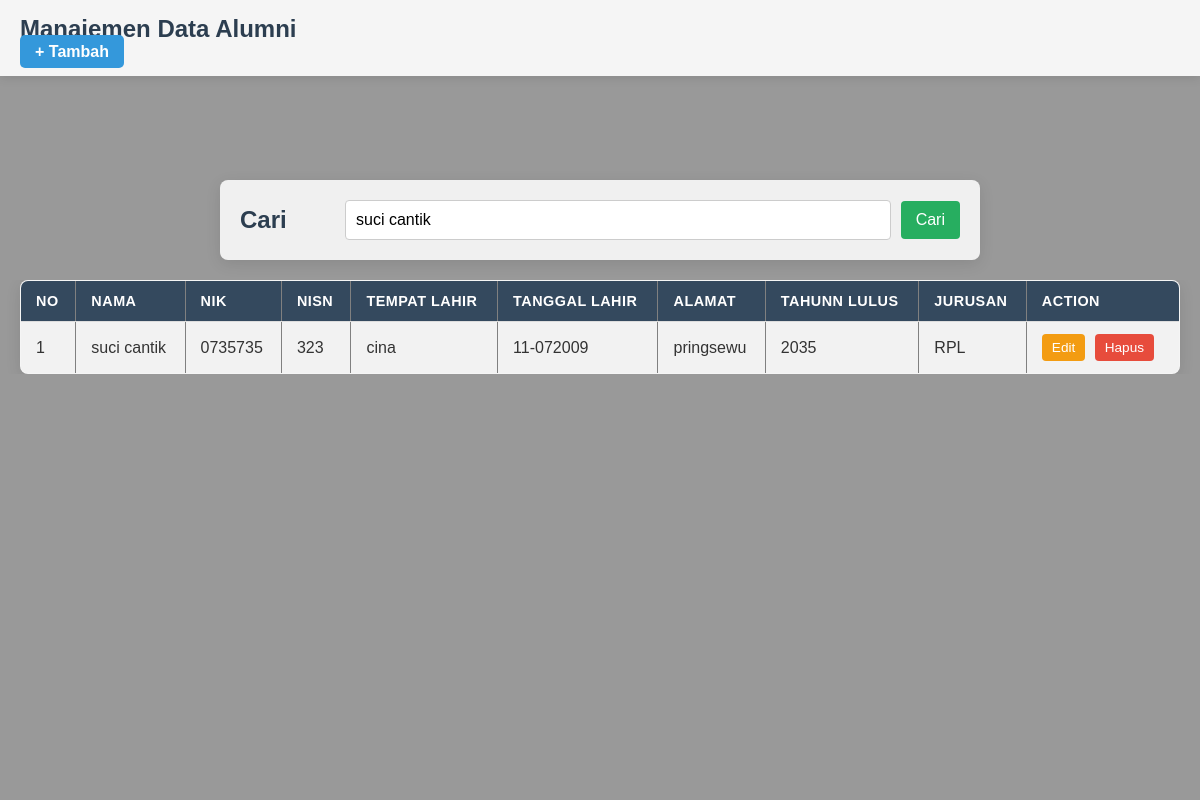
The app's page /index.php?cari=suci cantik with its own data.
### tables this page shows
CREATE TABLE `alumni` (
  `id_alumnii` int(11) NOT NULL,
  `nama_lengkap` varchar(100) NOT NULL,
  `nik` varchar(20) NOT NULL,
  `nisn` varchar(50) NOT NULL,
  `pekerjaan_saat_ini` varchar(50) NOT NULL,
  `nomor_telpon` varchar(15) NOT NULL,
  `alamat` text NOT NULL,
  `tahun_lulus` year(4) NOT NULL,
  `jurusan` varchar(50) NOT NULL
);

### index.php (the view, shortened to what this page needs)
<?php
include 'koneksi.php';
?>
<!DOCTYPE html>
<html lang="en">
<head>
    <link rel="stylesheet" href="syle.css">
</head>
<body>
    <video autoplay muted loop id="video-bg">
        <source src="bg1.mp4" type="video/mp4">
    </video>
    <div class="container-nav">
        <div class="nav">
            <h1>Manajemen Data Alumni</h1>
            <a href="tambah.php">+ Tambah</a>
        </div>
    </div>
      <div class="container-pencarian">
          <form method="GET" class="pencarian">
              <h2>Cari</h2>
              <input type="text" name="cari" placeholder="Cari nama / NIK / NISN / Jurusan..."
              value="<?= isset($_GET['cari']) ? $_GET['cari'] : '' ?>">
              <button type="submit" >Cari</button>
            </form>
        </div>
    <div class="container-tb">
    <table border="1">
        <tr>
            <th>No</th>
            <th>Nama</th>
            <th>Nik</th>
            <th>Nisn</th>
            <th>Tempat Lahir</th>
            <th>Tanggal Lahir</th>
            <th>Alamat</th>
            <th>Tahunn Lulus</th>
            <th>Jurusan</th>
            <th>Action</th>
        </tr>
         <?php
        if (isset($_GET['cari'])) {
            $cari = $_GET['cari'];
            $result = mysqli_query($koneksi, "SELECT * FROM alumni
                WHERE nama_lengkap LIKE '%$cari%'
                OR nik LIKE '%$cari%'
                OR nisn LIKE '%$cari%'
                OR jurusan LIKE '%$cari%'
                OR tahun_lulus LIKE '%$cari%' ");
        } else {
            $result = mysqli_query($koneksi, "SELECT * FROM alumni");
        }
        ?>
   <?php
while ($data = mysqli_fetch_assoc($result)) {
    echo "<tr>
    <td>{$data['id_alumnii']}</td>
    <td>{$data['nama_lengkap']}</td>
    <td>{$data['nik']}</td>
    <td>{$data['nisn']}</td>
    <td>{$data['pekerjaan_saat_ini']}</td>
    <td>{$data['nomor_telpon']}</td>
    <td>{$data['alamat']}</td>
    <td>{$data['tahun_lulus']}</td>
    <td>{$data['jurusan']}</td>
    <td>
    <a class='btn-edit' href='edit.php?id_alumnii={$data['id_alumnii']}'>Edit</a>
    <a class='btn-hapus' href='hapus.php?id_alumnii={$data['id_alumnii']}' onclick=\"return confirm('Yakin ingin hapus?')\">Hapus</a>
    </td>
    </tr>";
}
?>
    </table>
    </div>
</body>
</html>

### syle.css (style rules this page uses)
* { margin: 0; padding: 0; box-sizing: border-box; }
body { font-family: 'Arial', sans-serif; color: #333; overflow-x: hidden; position: relative; min-height: 100vh; padding-top: 160px; }
#video-bg { position: fixed; right: 0; bottom: 0; min-width: 100%; min-height: 100%; width: auto; height: auto; z-index: -1; object-fit: cover; }
body::before { content: ''; position: fixed; top: 0; left: 0; width: 100%; height: 100%; background: rgba(0, 0, 0, 0.4); z-index: -1; pointer-events: none; }
.container-nav { position: fixed; top: 0; left: 0; width: 100%; background-color: rgba(255, 255, 255, 0.9); padding: 15px 20px; display: flex; justify-content: space-between; align-items: center; z-index: 100; box-shadow: 0 2px 10px rgba(0,0,0,0.1); backdrop-filter: blur(5px); }
.nav h1 { color: #2c3e50; font-size: 1.5em; margin: 0; }
.nav a { text-decoration: none; background-color: #3498db; color: white; padding: 8px 15px; border-radius: 5px; font-weight: bold; transition: background-color 0.3s; }
.container-pencarian { max-width: 800px; margin: 20px auto; padding: 0 20px; }
.pencarian { background-color: rgba(255, 255, 255, 0.85); padding: 20px; border-radius: 8px; box-shadow: 0 4px 15px rgba(0,0,0,0.1); display: flex; flex-wrap: wrap; align-items: center; gap: 10px; }
.pencarian h2 { margin-right: 15px; color: #2c3e50; min-width: 80px; }
.pencarian input[type="text"] { flex: 1; padding: 10px; border: 1px solid #ccc; border-radius: 4px; font-size: 1em; min-width: 200px; }
.pencarian button { background-color: #27ae60; color: white; border: none; padding: 10px 15px; border-radius: 4px; cursor: pointer; font-size: 1em; transition: background-color 0.3s; }
.container-tb { max-width: 1200px; margin: 20px auto; padding: 0 20px; overflow-x: auto; }
table { width: 100%; border-collapse: collapse; background-color: rgba(255, 255, 255, 0.9); border-radius: 8px; overflow: hidden; box-shadow: 0 4px 15px rgba(0,0,0,0.1); }
th, td { padding: 12px 15px; text-align: left; border-bottom: 1px solid #ddd; }
th { background-color: #34495e; color: white; font-weight: bold; text-transform: uppercase; letter-spacing: 0.5px; font-size: 0.9em; }
tr:nth-child(even) { background-color: #f2f2f2; }
.btn-edit, .btn-hapus { text-decoration: none; padding: 6px 10px; border-radius: 4px; font-size: 0.85em; margin-right: 5px; color: white; display: inline-block; }
.btn-edit { background-color: #f39c12; }
.btn-hapus { background-color: #e74c3c; }

### records on screen
alumni: id_alumnii "1", nama_lengkap "suci cantik", nik "0735735", nisn "323", pekerjaan_saat_ini "cina", nomor_telpon "11-072009", alamat "pringsewu", tahun_lulus "2035", jurusan "RPL"
